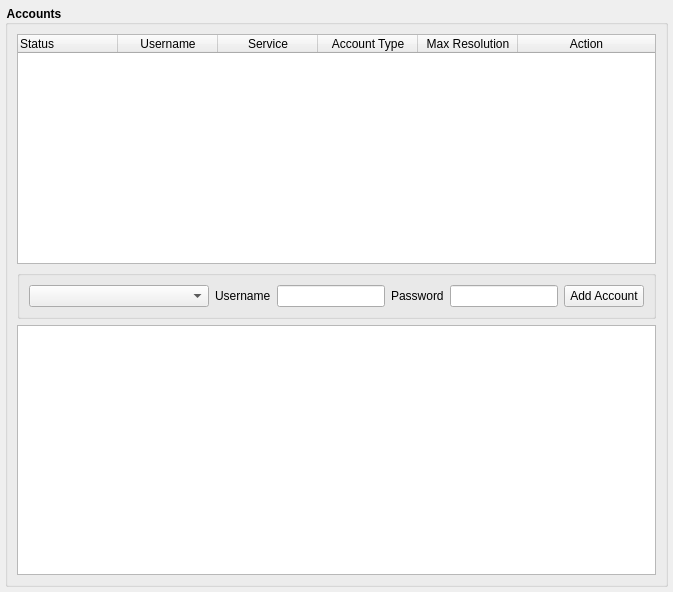
<widget class="QWidget" name="scroll_content_accounts"><layout class="QVBoxLayout" name="layout_scroll_accounts"><property name="leftMargin"><number>5</number></property><property name="topMargin"><number>5</number></property><property name="rightMargin"><number>5</number></property><property name="bottomMargin"><number>5</number></property><item><widget class="QGroupBox" name="groupbox_accounts_3">
              <property name="styleSheet">
               <string notr="true">QGroupBox { font-weight: bold; }</string>
              </property>
              <property name="title">
               <string>Accounts</string>
              </property>
              <property name="flat">
               <bool>true</bool>
              </property>
              <layout class="QVBoxLayout" name="verticalLayout_18">
               <item>
                <widget class="QTableWidget" name="tbl_sessions">
                 <property name="minimumSize">
                  <size>
                   <width>0</width>
                   <height>230</height>
                  </size>
                 </property>
                 <property name="frameShape">
                  <enum>QFrame::StyledPanel</enum>
                 </property>
                 <property name="editTriggers">
                  <set>QAbstractItemView::NoEditTriggers</set>
                 </property>
                 <property name="selectionMode">
                  <enum>QAbstractItemView::SingleSelection</enum>
                 </property>
                 <property name="selectionBehavior">
                  <enum>QAbstractItemView::SelectRows</enum>
                 </property>
                 <property name="showGrid">
                  <bool>true</bool>
                 </property>
                 <property name="sortingEnabled">
                  <bool>true</bool>
                 </property>
                 <attribute name="horizontalHeaderCascadingSectionResizes">
                  <bool>false</bool>
                 </attribute>
                 <attribute name="horizontalHeaderMinimumSectionSize">
                  <number>0</number>
                 </attribute>
                 <attribute name="horizontalHeaderDefaultSectionSize">
                  <number>100</number>
                 </attribute>
                 <attribute name="horizontalHeaderStretchLastSection">
                  <bool>true</bool>
                 </attribute>
                 <attribute name="verticalHeaderVisible">
                  <bool>false</bool>
                 </attribute>
                 <column>
                  <property name="text">
                   <string>Status</string>
                  </property>
                  <property name="textAlignment">
                   <set>AlignLeading|AlignVCenter</set>
                  </property>
                 </column>
                 <column>
                  <property name="text">
                   <string>Username</string>
                  </property>
                 </column>
                 <column>
                  <property name="text">
                   <string>Service</string>
                  </property>
                 </column>
                 <column>
                  <property name="text">
                   <string>Account Type</string>
                  </property>
                 </column>
                 <column>
                  <property name="text">
                   <string>Max Resolution</string>
                  </property>
                 </column>
                 <column>
                  <property name="text">
                   <string>Action</string>
                  </property>
                 </column>
                </widget>
               </item>
               <item>
                <widget class="QGroupBox" name="group_login_form_3">
                 <property name="minimumSize">
                  <size>
                   <width>0</width>
                   <height>0</height>
                  </size>
                 </property>
                 <property name="title">
                  <string />
                 </property>
                 <property name="flat">
                  <bool>false</bool>
                 </property>
                 <layout class="QHBoxLayout" name="horizontalLayout_50">
                  <item>
                   <widget class="QComboBox" name="login_service">
                    <property name="minimumSize">
                     <size>
                      <width>180</width>
                      <height>0</height>
                     </size>
                    </property>
                    <property name="maximumSize">
                     <size>
                      <width>220</width>
                      <height>45</height>
                     </size>
                    </property>
                   </widget>
                  </item>
                  <item>
                   <widget class="QLabel" name="login_username_label">
                    <property name="text">
                     <string>Username</string>
                    </property>
                   </widget>
                  </item>
                  <item>
                   <widget class="QLineEdit" name="login_username">
                    <property name="sizePolicy">
                     <sizepolicy hsizetype="Expanding" vsizetype="Fixed">
                      <horstretch>0</horstretch>
                      <verstretch>0</verstretch>
                     </sizepolicy>
                    </property>
                    <property name="minimumSize">
                     <size>
                      <width>0</width>
                      <height>0</height>
                     </size>
                    </property>
                    <property name="text">
                     <string />
                    </property>
                   </widget>
                  </item>
                  <item>
                   <widget class="QLabel" name="login_password_label">
                    <property name="text">
                     <string>Password</string>
                    </property>
                   </widget>
                  </item>
                  <item>
                   <widget class="QLineEdit" name="login_password">
                    <property name="sizePolicy">
                     <sizepolicy hsizetype="Expanding" vsizetype="Fixed">
                      <horstretch>0</horstretch>
                      <verstretch>0</verstretch>
                     </sizepolicy>
                    </property>
                    <property name="minimumSize">
                     <size>
                      <width>0</width>
                      <height>0</height>
                     </size>
                    </property>
                    <property name="text">
                     <string />
                    </property>
                   </widget>
                  </item>
                  <item>
                   <widget class="QPushButton" name="btn_login_add">
                    <property name="maximumSize">
                     <size>
                      <width>16777215</width>
                      <height>45</height>
                     </size>
                    </property>
                    <property name="text">
                     <string>Add Account</string>
                    </property>
                   </widget>
                  </item>
                 </layout>
                </widget>
               </item>
               <item>
                <widget class="QTextEdit" name="lb_generic_extractors">
                 <property name="minimumSize">
                  <size>
                   <width>0</width>
                   <height>250</height>
                  </size>
                 </property>
                 <property name="readOnly">
                  <bool>true</bool>
                 </property>
                </widget>
               </item>
              </layout>
             </widget>
            </item></layout></widget>
